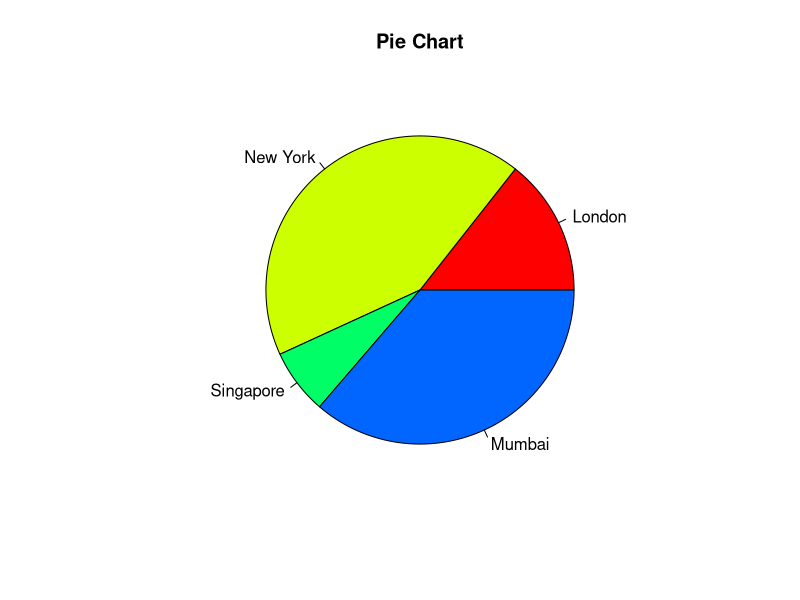
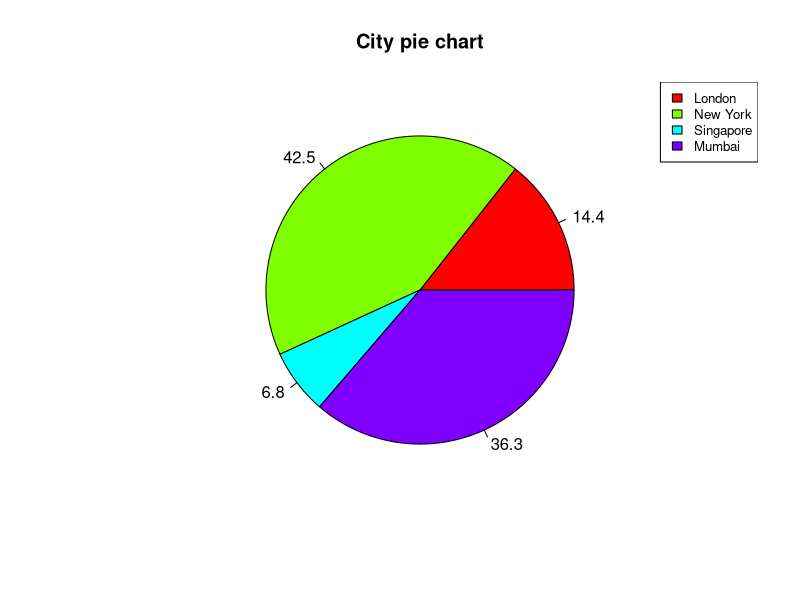
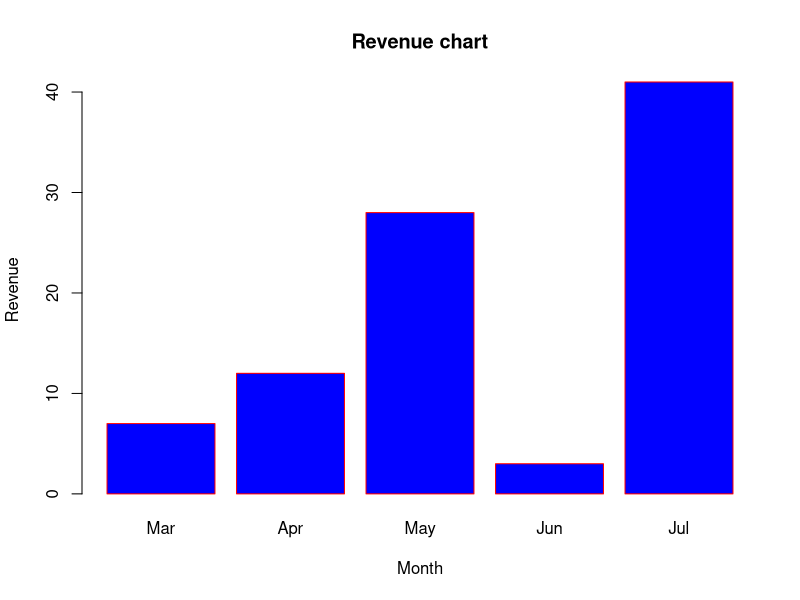
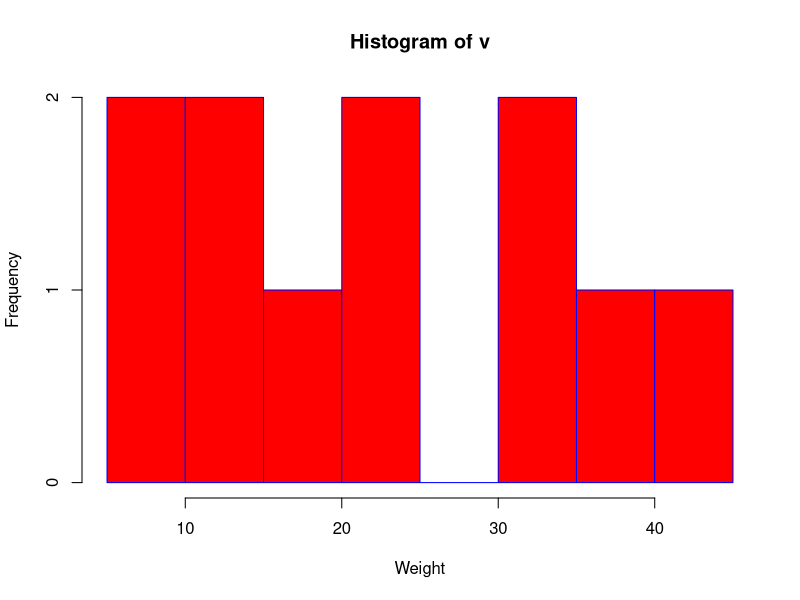
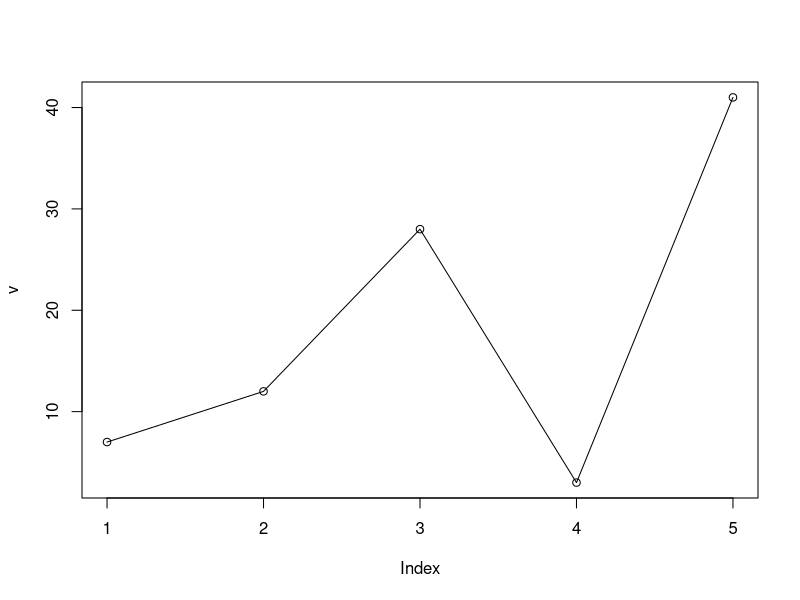
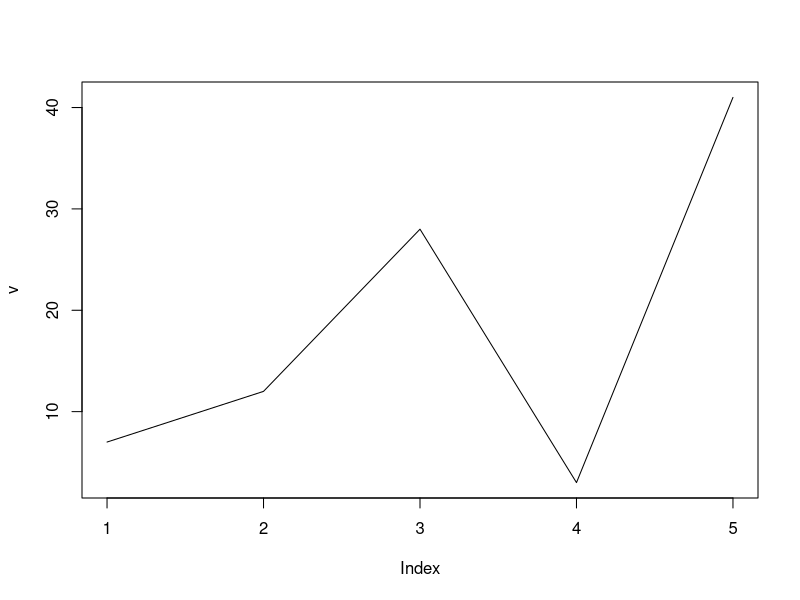
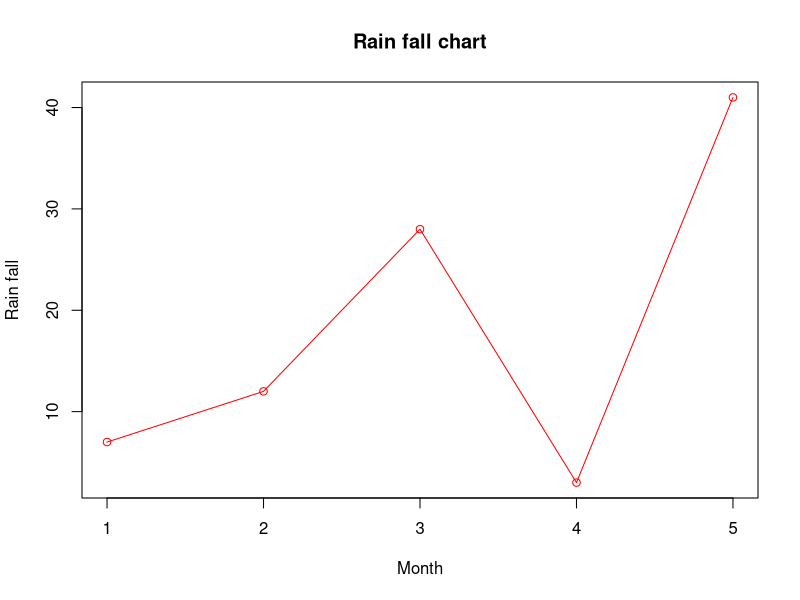
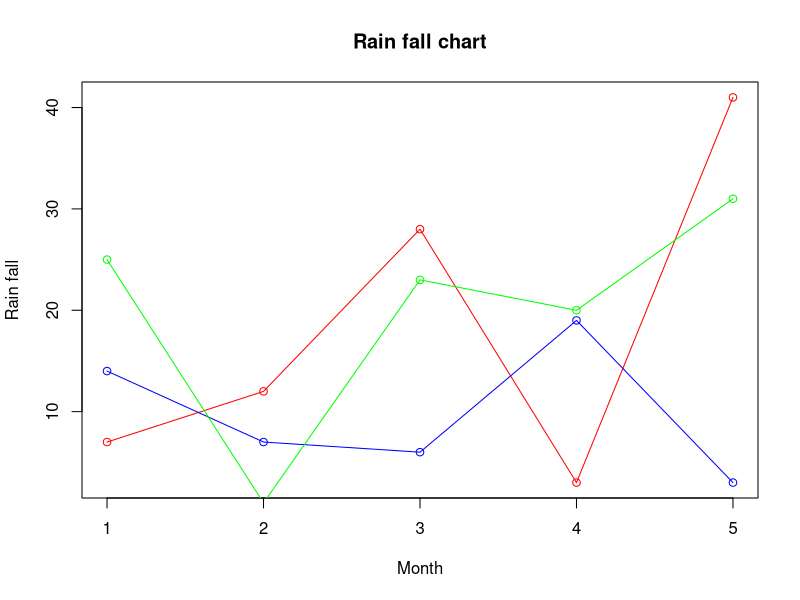

Write R code to recreate these figures, in order.
## ---- chunk 1
# Create data for the graph.
x <- c(21, 62, 10, 53)
labels <- c("London", "New York", "Singapore", "Mumbai")

# Plot the chart.
pie(x,labels, main = "Pie Chart", col = rainbow(5))

## ---- chunk 2
# Create data for the graph.
x <- c(21, 62, 10, 53)
labels <- c("London", "New York", "Singapore", "Mumbai")

# Give the chart file a name.
png(file = "city.png")

# Plot the chart.
pie(x,labels, main = "Pie Chart", col = rainbow(5))

# Save the file.
dev.off()
## ---- chunk 3

piepercent<- round(100*x/sum(x), 1)

# Plot the chart.
pie(x, labels = piepercent, main = "City pie chart",col = rainbow(length(x)))
legend("topright", c("London","New York","Singapore","Mumbai"), cex = 0.8,
   fill = rainbow(length(x)))
## ---- chunk 4
# Get the library.
library(plotrix)


# Give the chart file a name.
png(file = "3d_pie_chart.jpg")

# Plot the chart.
pie3D(x,labels = labels,explode = 0.1, main = "Pie Chart of Countries ")

# Save the file.
dev.off()
## ---- chunk 5
# Create the data for the chart
H <- c(7,12,28,3,41)
label <- c("Mar","Apr","May","Jun","Jul")

# Plot the bar chart 
barplot(H, names.arg=label ,xlab="Month", ylab="Revenue", col="blue", main="Revenue chart",border="red")



# Give the chart file a name
png(file = "barchart_months_revenue.png")

# Plot the bar chart 
barplot(H,names.arg=label,xlab="Month",ylab="Revenue",col="blue",main="Revenue chart",border="red")

# Save the file
dev.off()

## ---- chunk 6
# Create the input vectors.
colors <- c("green","orange","brown")
months <- c("Mar","Apr","May","Jun","Jul")
regions <- c("East","West","North")

# Create the matrix of the values.
Values <- matrix(c(2,9,3,11,9,4,8,7,3,12,5,2,8,10,11), nrow = 3, ncol = 5, byrow = TRUE)
Values

# Give the chart file a name
png(file = "barchart_stacked.png")

# Create the bar chart
barplot(Values, main = "Total revenue", names.arg = months, xlab = "month", ylab = "revenue", col = colors)

# Add the legend to the chart
legend("topleft", regions, cex = 1.3, fill = colors)

# Save the file
dev.off()

## ---- chunk 7
# Create data for the graph.
v <-  c(9,13,21,8,36,22,12,41,31,33,19)


# Create the histogram.
hist(v,xlab = "Weight",col = "red",border = "blue", breaks = 9)
## ---- chunk 8
# Create data for the graph.
v <- c(9,13,21,8,36,22,12,41,31,33,19)

# Give the chart file a name.
png(file = "histogram_lim_breaks.png")

# Create the histogram.
hist(v,xlab = "Weight",col = "green",border = "red", xlim = c(0,40), ylim = c(0,5),
   breaks = 5)

# Save the file.
dev.off()
## ---- chunk 9
# Create the data for the chart.
v <- c(7,12,28,3,41)


# Plot the bar chart. 
plot(v,type = "o")
plot(v,type = "l")
## ---- chunk 10
# Plot the bar chart.
plot(v,type = "o", col = "red", xlab = "Month", ylab = "Rain fall",
   main = "Rain fall chart")
## ---- chunk 11
# Create the data for the chart.
v <- c(7,12,28,3,41)
t <- c(14,7,6,19,3)
z <- c(25,1,23,20,31)

# Give the chart file a name.
#png(file = "line_chart_2_lines.jpg")

# Plot the bar chart.
plot(v,type = "o",col = "red", xlab = "Month", ylab = "Rain fall", 
   main = "Rain fall chart")

lines(t, type = "o", col = "blue")
lines(z, type = "o", col = "green")

# Save the file.
#dev.off()
## ---- chunk 12
input <- mtcars[,c('wt','mpg')]
print(head(input))
## ---- chunk 13
# Plot the chart
plot(x = input$wt,y = input$mpg)
## ---- chunk 14
# Plot the chart
plot(x = input$wt,y = input$mpg,
   xlab = "Weight",
   ylab = "Milage",
   xlim = c(2.5,5),
   ylim = c(15,30),		 
   main = "Weight vs Milage",
   col = "red"
)
## ---- chunk 15
library(ggplot2)

head(mtcars)
# Basic barplot
p <- ggplot(mtcars, aes(x=factor(cyl)))+
  geom_bar(stat="count", width=0.5, fill="steelblue") +
  theme_minimal()

p
## ---- chunk 16
# Change barplot line colors by groups
p <- ggplot(mtcars, aes(x=factor(cyl), y=mpg, color=cyl)) +
  geom_bar(stat="identity", fill="white") +
  theme_classic()
p
## ---- chunk 17
# Change bar fill colors to blues
p <- p+scale_fill_brewer(palette="Blues")
p + theme(legend.position="top")
p + theme(legend.position="bottom")
# Remove legend
p + theme(legend.position="none")
## ---- chunk 18
df2 <- data.frame(supp=rep(c("VC", "OJ"), each=3),
                dose=rep(c("D0.5", "D1", "D2"),2),
                len=c(6.8, 15, 33, 4.2, 10, 29.5))
head(df2)
## ---- chunk 19
# Stacked barplot with multiple groups
ggplot(data=df2, aes(x=dose, y=len, fill=supp)) +
  geom_bar(stat="identity") +
  theme_light()
# Use position=position_dodge()
ggplot(data=df2, aes(x=dose, y=len, fill=supp)) +
geom_bar(stat="identity", position=position_dodge())+
  theme_void()
## ---- chunk 20
# Use position=position_dodge()
ggplot(data=df2, aes(x=dose, y=len, fill=supp)) +
geom_bar(stat="identity", position=position_dodge())+
   scale_fill_manual(values = c("green","red"))+
  theme_void()
